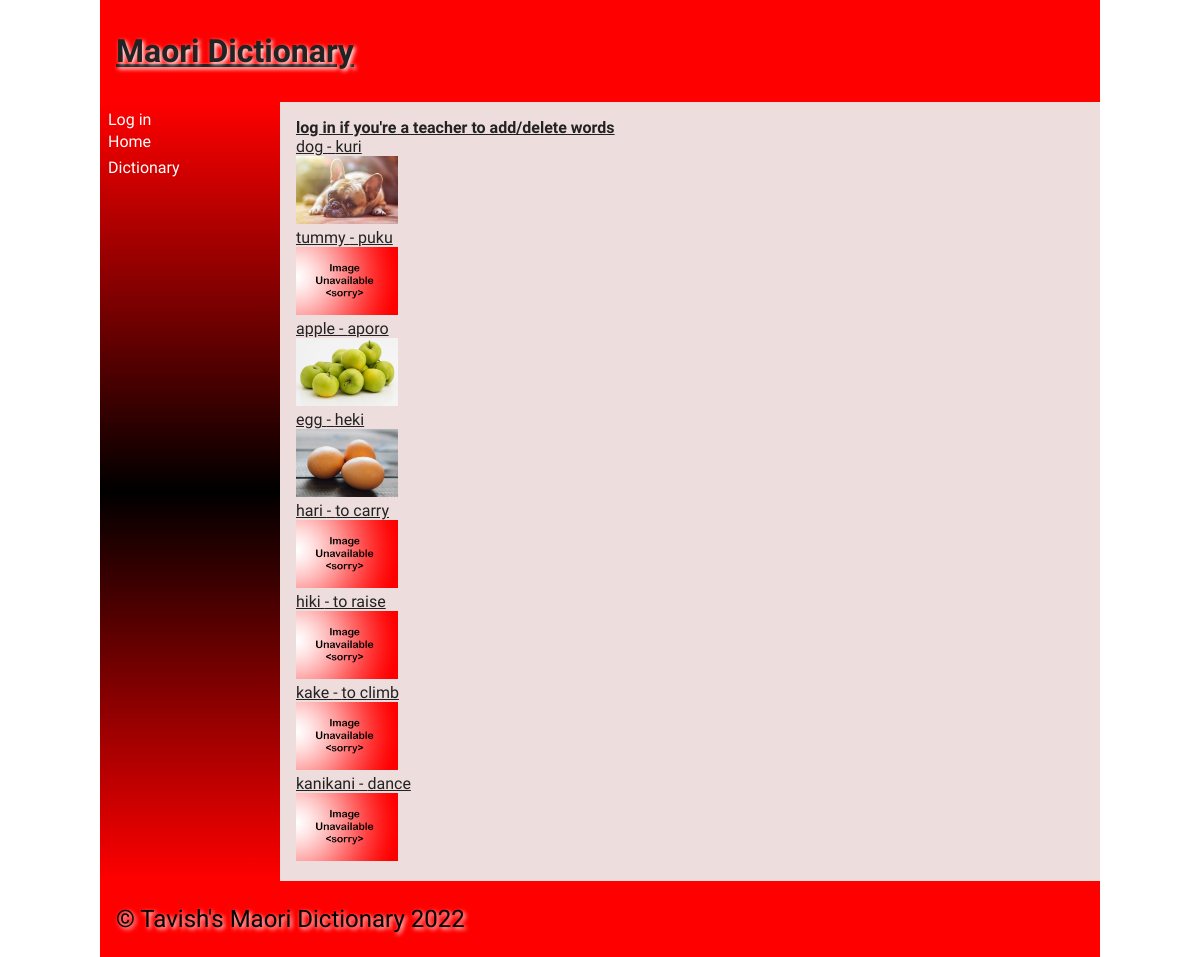
The page /dictionary on the database its author committed.
### tables this page shows
CREATE TABLE "words"
(
    id         integer
        constraint words_pk
            primary key autoincrement,
    english    varchar(30),
    maori      varchar(30),
    definition varchar(200),
    level      integer(2),
    image      varchar(15),
    userid     integer
        references users,
    timestamp  DATETIME
);

### app.py (the view)
@app.route('/dictionary', methods=['GET', 'POST'])
def render_dictionary():
    con = create_connection(DB_NAME)
    query = "SELECT english, maori, image FROM words ORDER BY id"  # initially displays all the words in english, and sorts them by id so that newly added words are shown at the bottom
    cur = con.cursor()
    cur.execute(query)
    words_list = cur.fetchall()
    con.close()
    return render_template("dictionary.html", words=words_list, logged_in=is_logged_in())

### app.py (called while the page is built)
def is_logged_in():
    if session.get('email') is None:  # if email not entered, then user isn't logged in
        print('Not logged in')
        return False
    else:
        print('Logged in')  # if email is entered then user is logged in
        return True

def create_connection(db_file):
    try:
        connection = sqlite3.connect(db_file)
        connection.execute('pragma foreign_keys=ON')
        return connection
    except Error as e:
        print(e)
    return None

### templates/dictionary.html (shortened to what this page needs)
{% extends "base.html" %}
{%block heading%}<a href="/"><strong> Maori Dictionary</strong></a> {% endblock %}
{% block main %}
<div class="button-group">
    {% if logged_in %}
    <a href="/add_word"><strong> Add new words</strong></a>
    {% else %} <a href="/login"> <strong>log in if you're a teacher to add/delete words</strong> </a>
    {% endif %}
</div>
<div id="words">
    {% for words in words %}
    <div class="product-box">
        <ul><a href="/words/{{words[0]}}"> {{words[0]}} - {{words[1]}}</a></ul>
        <img class="imgthumb" src="/static/images/{{words[2] }}">
        {% endfor %}
    </div>
</div>
{% endblock %}

### static/css/style.css (style rules this page uses)
* { font-family: Comfortaa, sans-serif; margin: 0; padding: 0; box-sizing: border-box; }
a { color: #222; }
img { width: 100%; }
.imgthumb { width: 13%; }

### rows shown on the page
words: english "dog", maori "kuri", image (picture)
words: english "tummy", maori "puku", image (placeholder picture)
words: english "apple", maori "aporo", image (picture)
words: english "egg", maori "heki", image (picture)
words: english "hari", maori "to carry", image (placeholder picture)
words: english "hiki", maori "to raise", image (placeholder picture)
words: english "kake", maori "to climb", image (placeholder picture)
words: english "kanikani", maori "dance", image (placeholder picture)
